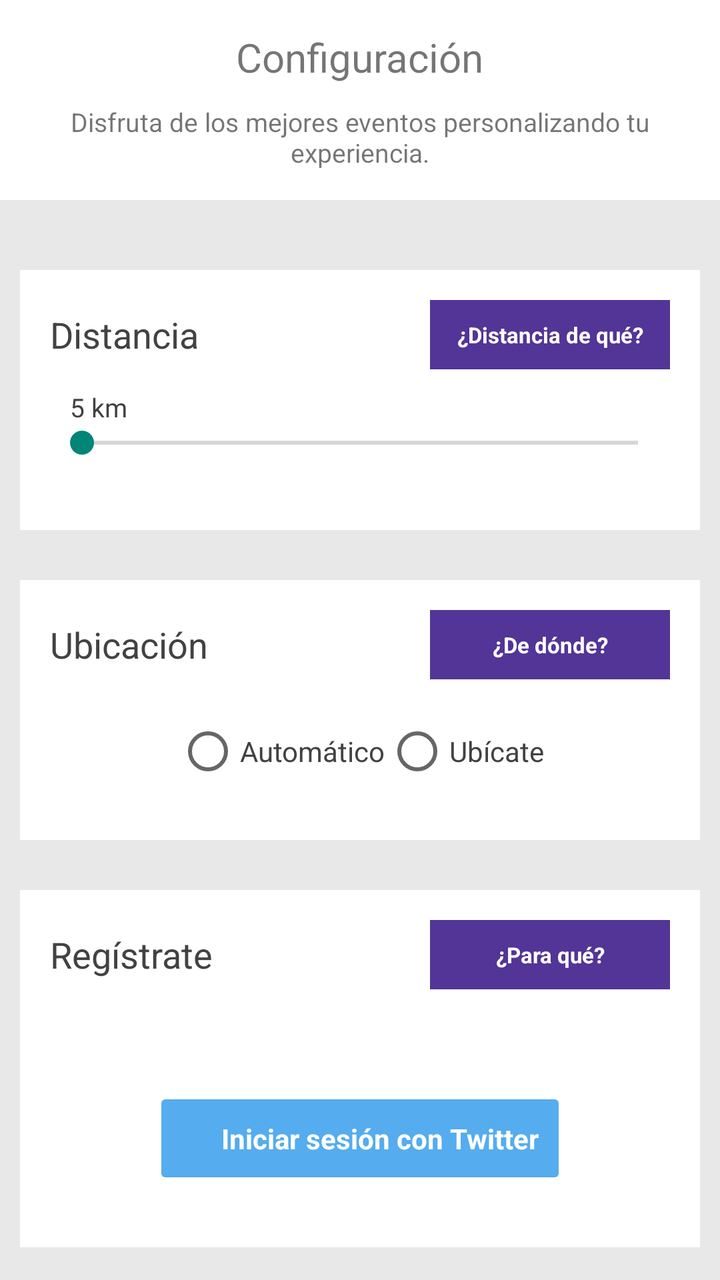
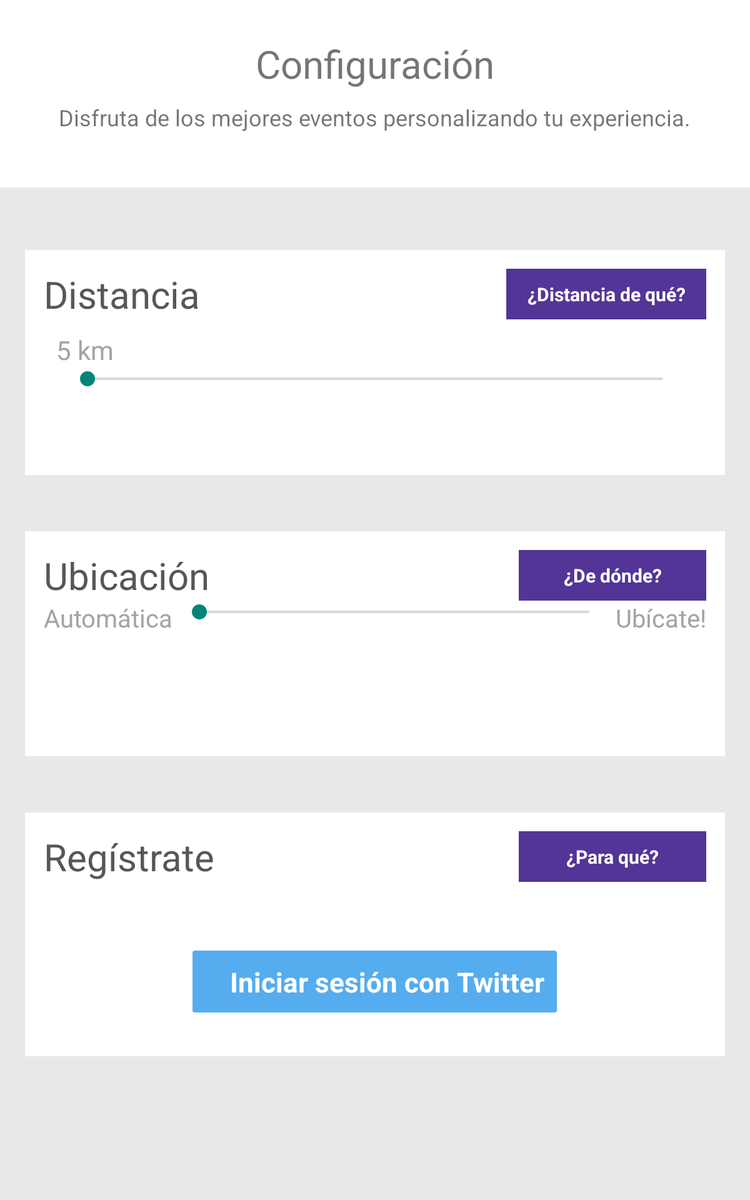

Two renders of one Android screen. The first uses the default layout on a phone; the second uses the alternative layout the repository ships for a different screen configuration, on a matching device. The two XML files are below.
<!-- AndroidManifest.xml: application theme AppTheme -->
<!-- res/layout/subfrag_settings.xml -->
<?xml version="1.0" encoding="utf-8"?>
<ScrollView xmlns:android="http://schemas.android.com/apk/res/android"
    xmlns:android1="http://schemas.android.com/apk/res/android"
    android:layout_width="match_parent"
    android:layout_height="match_parent"
    android:background="#E8E8E8" >

    <RelativeLayout
        android:layout_width="wrap_content"
        android1:layout_height="wrap_content" >

        <RelativeLayout
            android1:id="@+id/relativeHeader"
            android:layout_width="wrap_content"
            android:layout_height="match_parent"
            android:layout_marginBottom="25dp"
            android:background="#FFF" >

            <TextView
                android:id="@+id/tituloSettings"
                android:layout_width="wrap_content"
                android:layout_height="wrap_content"
                android:layout_alignParentTop="true"
                android:layout_centerHorizontal="true"
                android:layout_marginTop="15dp"
                android:text="@string/tituloSettings"
                android:textSize="20sp" />

            <TextView
                android:layout_width="wrap_content"
                android:layout_height="wrap_content"
                android:layout_below="@id/tituloSettings"
                android:layout_marginTop="10dp"
                android:gravity="center"
                android:paddingBottom="15dp"
                android:text="@string/descripcionSettings"
                android:textSize="13sp" />
        </RelativeLayout>

        <LinearLayout
            android:layout_width="match_parent"
            android:layout_height="match_parent"
            android1:layout_below="@id/relativeHeader"
            android:background="#E8E8E8"
            android:orientation="vertical"
            android:padding="10dp" >

            <WebView
                android:id="@+id/settingsWebview"
                android:layout_width="match_parent"
                android:layout_height="match_parent"
                android:visibility="gone" 
                android1:layout_marginBottom="25dp"/>

            

            <LinearLayout
                android:layout_width="match_parent"
                android:layout_height="130dp"
                android1:layout_marginBottom="25dp"
                android:background="#FFF"
                android:orientation="vertical"
                android:padding="15dp"
                android:paddingLeft="10dp"
                android:paddingRight="10dp" >

                <RelativeLayout
                    android:layout_width="match_parent"
                    android:layout_height="wrap_content" >

                    <TextView
                        android:layout_width="match_parent"
                        android:layout_height="wrap_content"
                        android:layout_alignParentLeft="true"
                        android:layout_centerVertical="true"
                        android:text="@string/distancia"
                        android:textColor="#424242"
                        android:textSize="18sp" />

                    <TextView
                        android:id="@+id/preguntaDistanciaID"
                        android:layout_width="120dp"
                        android:layout_height="wrap_content"
                        android:layout_alignParentRight="true"
                        android:layout_centerVertical="true"
                        android:background="#523596"
                        android:gravity="center"
                        android:padding="10dp"
                        android:text="@string/que_distancia"
                        android:textColor="#FFF"
                        android:textStyle="bold"
                        android1:textSize="11sp" />
                </RelativeLayout>

                <TextView
                    android:id="@+id/textoDistancia"
                    android:layout_width="match_parent"
                    android:layout_height="wrap_content"
                    android:layout_marginLeft="10dp"
                    android:layout_marginTop="10dp"
                    android:text="@string/kmDistancia"
                    android:textColor="#424242"
                    android:textSize="13sp" />

                <SeekBar
                    android:id="@+id/seekbarDistancia"
                    android:layout_width="match_parent"
                    android:layout_height="wrap_content"
                    android:max="4" />
            </LinearLayout>

            
            

            <LinearLayout
                android:layout_width="match_parent"
                android:layout_height="130dp"
                android1:layout_marginBottom="25dp"
                android:background="#FFF"
                android:orientation="vertical"
                android:padding="15dp" >

                <RelativeLayout
                    android:layout_width="match_parent"
                    android:layout_height="wrap_content" >

                    <TextView
                        android:layout_width="match_parent"
                        android:layout_height="wrap_content"
                        android:layout_alignParentLeft="true"
                        android:layout_centerVertical="true"
                        android:text="@string/titUbicacion"
                        android:textColor="#424242"
                        android:textSize="18sp" />

                    <TextView
                        android:id="@+id/pregunta_ubicacion_ID"
                        android:layout_width="120dp"
                        android:layout_height="wrap_content"
                        android:layout_alignParentRight="true"
                        android:layout_centerVertical="true"
                        android:background="#523596"
                        android:gravity="center"
                        android:padding="10dp"
                        android:text="@string/donde_ubicacion"
                        android:textColor="#FFF"
                        android:textStyle="bold"
                        android1:textSize="11sp" />
                </RelativeLayout>

                <RelativeLayout
                    android:layout_width="match_parent"
                    android:layout_height="wrap_content" >
                    
                    <RadioGroup
                        android:layout_marginTop="20dp"
                        android:id="@+id/radioGroupID"
                        android:layout_width="match_parent"
                        android:layout_height="wrap_content"
                        android:orientation="horizontal"
                        android:gravity="center" >

                        <RadioButton
                            android:id="@+id/automaticoID"
                            android:layout_width="wrap_content"
                            android:layout_height="wrap_content"
                            android:onClick="onRadioButtonClicked"
                            android:text="Automático"
                            android:textColor="#424242"/>

                        <RadioButton
                            android:layout_gravity="right"
                            android:id="@+id/ubicateID"
                            android:layout_width="wrap_content"
                            android:layout_height="wrap_content"
                            android:onClick="onRadioButtonClicked"
                            android:text="Ubícate"
                             android:textColor="#424242"/>
                    </RadioGroup>

                    
                </RelativeLayout>
            </LinearLayout>

            

            <LinearLayout
                android:layout_width="match_parent"
                android:layout_height="wrap_content"
                android:background="#FFF"
                android:orientation="vertical"
                android:padding="15dp" >

                <RelativeLayout
                    android:layout_width="match_parent"
                    android:layout_height="wrap_content"
                    android1:layout_marginBottom="20dp" >

                    <TextView
                        android:layout_width="match_parent"
                        android:layout_height="wrap_content"
                        android:layout_alignParentLeft="true"
                        android:layout_centerVertical="true"
                        android:text="@string/sesion"
                        android:textColor="#424242"
                        android:textSize="18sp" />

                    <TextView
                        android:id="@+id/pregunta_sesion_ID"
                        android:layout_width="120dp"
                        android:layout_height="wrap_content"
                        android:layout_alignParentRight="true"
                        android:layout_centerVertical="true"
                        android:background="#523596"
                        android:gravity="center"
                        android:padding="10dp"
                        android:text="@string/que_sesion"
                        android:textColor="#FFF"
                        android:textStyle="bold"
                        android1:textSize="11sp" />
                </RelativeLayout>

                <TextView
                    android:id="@+id/statusSesion"
                    android:layout_width="wrap_content"
                    android:layout_height="wrap_content"
                    android:layout_gravity="center_horizontal"/>

                <ProgressBar
                    android:id="@+id/progressBarSesion"
                    style="?android:attr/progressBarStyleSmall"
                    android:layout_width="wrap_content"
                    android:layout_height="wrap_content"
                    android:layout_marginLeft="15dp"
                    android:visibility="invisible" />

                

                <RelativeLayout
                    android:id="@+id/botonIniciarSesion"
                    android:layout_width="wrap_content"
                    android:layout_height="wrap_content"
                    android:layout_gravity="center"
                    android:layout_marginBottom="20dp"
                    android:background="@drawable/boton_azul_twitter"
                    android:padding="10dp"
                    android:visibility="visible" >

                    <RelativeLayout
                        android:layout_width="wrap_content"
                        android:layout_height="wrap_content"
                        android:layout_centerVertical="true"
                        android:layout_marginLeft="20dp" >

                        <TextView
                            android:id="@+id/textoIniciarSesion"
                            android:layout_width="wrap_content"
                            android:layout_height="wrap_content"
                            android:text="@string/textSesion"
                            android:textColor="#FFF"
                            android:textStyle="bold" />

                        <ImageView
                            android:layout_width="wrap_content"
                            android:layout_height="wrap_content"
                            android:layout_alignBottom="@id/textoIniciarSesion"
                            android:layout_alignTop="@id/textoIniciarSesion"
                            android:layout_toRightOf="@id/textoIniciarSesion"
                            android:adjustViewBounds="true"
                            android:maxHeight="48dp"
                            android:maxWidth="48dp"
                            android:src="@drawable/twitter_logo_white" />
                    </RelativeLayout>
                </RelativeLayout>

                

                <RelativeLayout
                    android:id="@+id/botonCerrarSesion"
                    android:layout_width="wrap_content"
                    android:layout_height="wrap_content"
                    android:layout_gravity="center"
                    android:layout_marginBottom="20dp"
                    android:background="@drawable/boton_azul_twitter"
                    android:padding="10dp"
                    android:visibility="gone" >

                    <RelativeLayout
                        android:layout_width="wrap_content"
                        android:layout_height="wrap_content"
                        android:layout_centerVertical="true"
                        android:layout_marginLeft="20dp" >

                        <TextView
                            android:id="@+id/textoCerrarSesion"
                            android:layout_width="wrap_content"
                            android:layout_height="wrap_content"
                            android:text="@string/textCerrarSesion"
                            android:textColor="#FFF"
                            android:textStyle="bold" />

                        <ImageView
                            android:layout_width="wrap_content"
                            android:layout_height="wrap_content"
                            android:layout_alignBottom="@id/textoCerrarSesion"
                            android:layout_alignTop="@id/textoCerrarSesion"
                            android:layout_toRightOf="@id/textoCerrarSesion"
                            android:adjustViewBounds="true"
                            android:maxHeight="48dp"
                            android:maxWidth="48dp"
                            android:src="@drawable/twitter_logo_white" />
                    </RelativeLayout>
                </RelativeLayout>
            </LinearLayout>
        </LinearLayout>
    </RelativeLayout>

</ScrollView>
<!-- resources referenced by this layout -->
<resources>
  <!-- drawable boton_azul_twitter (drawable) -->
  <?xml version="1.0" encoding="utf-8"?>
  <shape xmlns:android="http://schemas.android.com/apk/res/android"
      android:shape="rectangle">
      <solid android:color="#55ACEE"/> 
          
      <corners
  		android:bottomRightRadius="2dip"
  		android:bottomLeftRadius="2dip"
  		android:topLeftRadius="2dip"
  		android:topRightRadius="2dip"
  		/>
  </shape>
  <string name="descripcionSettings">Disfruta de los mejores eventos personalizando tu experiencia.</string>
  <string name="distancia">Distancia</string>
  <string name="donde_ubicacion">¿De dónde?</string>
  <string name="kmDistancia">5 km</string>
  <string name="que_distancia">¿Distancia de qué?</string>
  <string name="que_sesion">¿Para qué?</string>
  <string name="sesion">Regístrate</string>
  <string name="textCerrarSesion">Cerrar sesión</string>
  <string name="textSesion">Iniciar sesión con Twitter</string>
  <string name="titUbicacion">Ubicación</string>
  <string name="tituloSettings">Configuración</string>
  <style name="AppTheme" parent="AppBaseTheme">
          <item name="android:actionBarStyle">@style/MyActionBar</item>
      </style>
  <style name="AppBaseTheme" parent="Theme.AppCompat.Light">
          
      </style>
  <style name="MyActionBar" parent="@android:style/Widget.Holo.Light.ActionBar.Solid.Inverse">
          <item name="android:titleTextStyle">@style/MyActionBar.TitleTextStyle</item>
      </style>
  <style name="MyActionBar.TitleTextStyle" parent="@android:style/TextAppearance.Holo.Widget.ActionBar.Title.Inverse">
          <item name="android:textColor">@android:color/white</item>
      </style>
</resources>
<!-- res/layout-sw600dp/subfrag_settings.xml (the repository's variant of the layout above) -->
<!-- drawn on a 7-inch tablet held upright -->
<?xml version="1.0" encoding="utf-8"?>
<ScrollView xmlns:android="http://schemas.android.com/apk/res/android"
    xmlns:android1="http://schemas.android.com/apk/res/android"
    android:layout_width="match_parent"
    android:layout_height="match_parent"
    android:background="#E8E8E8" >

    <RelativeLayout
        android:layout_width="wrap_content"
        android:layout_height="wrap_content" >

        <RelativeLayout
            android:id="@+id/relativeHeader"
            android:layout_width="match_parent"
            android:layout_height="150dp"
            android:layout_alignParentRight="true"
            android:background="#FFF"
            android:layout_marginBottom="30dp">

            <TextView
                android:id="@+id/tituloSettings"
                android:layout_width="wrap_content"
                android:layout_height="wrap_content"
                android:layout_alignParentTop="true"
                android:layout_centerHorizontal="true"
                android:layout_marginTop="30dp"
                android:text="@string/tituloSettings"
                android:textSize="31sp" />

            <TextView
                android:layout_width="wrap_content"
                android:layout_height="wrap_content"
                android:layout_below="@id/tituloSettings"
                android:layout_marginTop="10dp"
                android:gravity="center"
                android:layout_centerHorizontal="true"
                android:text="@string/descripcionSettings"
                android:textSize="18sp" />
        </RelativeLayout>

        <LinearLayout
            android:layout_width="match_parent"
            android:layout_height="match_parent"
            android:layout_below="@id/relativeHeader"
            android:background="#E8E8E8"
            android:orientation="vertical"
            android:padding="20dp" >

            <WebView
                android:id="@+id/settingsWebview"
                android:layout_width="match_parent"
                android:layout_height="match_parent"
                android:visibility="gone" 
                android:layout_marginBottom="45dp"/>

            

            <LinearLayout
                android:layout_width="match_parent"
                android:layout_height="180dp"
                android:layout_marginBottom="45dp"
                android:background="#FFF"
                android:orientation="vertical"
                android:padding="15dp"
                android:paddingLeft="10dp"
                android:paddingRight="10dp" >

                <RelativeLayout
                    android:layout_width="match_parent"
                    android:layout_height="wrap_content" >

                    <TextView
                        android:layout_width="match_parent"
                        android:layout_height="wrap_content"
                        android:layout_alignParentLeft="true"
                        android:layout_centerVertical="true"
                        android:text="@string/distancia"
                        android:textColor="#575757"
                        android:textSize="30sp" />

                    <TextView
                        android:id="@+id/preguntaDistanciaID"
                        android:layout_width="160dp"
                        android:layout_height="wrap_content"
                        android:layout_alignParentRight="true"
                        android:layout_centerVertical="true"
                        android:background="#523596"
                        android:gravity="center"
                        android:padding="10dp"
                        android:text="@string/que_distancia"
                        android:textColor="#FFF"
                        android:textSize="15sp"
                        android:textStyle="bold" />

                </RelativeLayout>

                <TextView
                    android:id="@+id/textoDistancia"
                    android:layout_width="match_parent"
                    android:layout_height="wrap_content"
                    android:layout_marginLeft="10dp"
                    android:layout_marginTop="10dp"
                    android:text="@string/kmDistancia"
                    android:textColor="#A8A2A2"
                    android:textSize="21sp" />

                <SeekBar
                    android:id="@+id/seekbarDistancia"
                    android:layout_width="match_parent"
                    android:layout_height="wrap_content"
                    android:max="4"
                    android:paddingLeft="35dp"
                    android:paddingRight="35dp"/>
            </LinearLayout>

            
            

            <LinearLayout
                android:layout_width="match_parent"
                android:layout_height="180dp"
                android:layout_marginBottom="45dp"
                android:background="#FFF"
                android:orientation="vertical"
                android:padding="15dp" >

                <RelativeLayout
                    android:layout_width="match_parent"
                    android:layout_height="wrap_content" >

                    <TextView
                        android:layout_width="match_parent"
                        android:layout_height="wrap_content"
                        android:layout_alignParentLeft="true"
                        android:layout_centerVertical="true"
                        android:text="@string/titUbicacion"
                        android:textColor="#575757"
                        android:textSize="30sp" />

                    <TextView
                        android:id="@+id/pregunta_ubicacion_ID"
                        android:layout_width="150dp"
                        android:layout_height="wrap_content"
                        android:layout_alignParentRight="true"
                        android:layout_centerVertical="true"
                        android:background="#523596"
                        android:gravity="center"
                        android:padding="10dp"
                        android:text="@string/donde_ubicacion"
                        android:textColor="#FFF"
                        android:textSize="15sp"
                        android:textStyle="bold" />

                </RelativeLayout>

                <RelativeLayout
                    android:layout_width="match_parent"
                    android:layout_height="wrap_content" >

                    <TextView
                        android:id="@+id/textoUbicacionDispositivo_1"
                        android:layout_width="wrap_content"
                        android:layout_height="wrap_content"
                        android:layout_alignParentLeft="true"
                        android:layout_centerVertical="true"
                        android:layout_marginRight="5dp"
                        android:text="@string/miUbicacion"
                        android:textColor="#A8A2A2"
                        android:textSize="20sp" />

                    <TextView
                        android:id="@+id/textoUbicacionDispositivo_2"
                        android:layout_width="wrap_content"
                        android:layout_height="wrap_content"
                        android:layout_alignParentRight="true"
                        android:layout_centerVertical="true"
                        android:layout_marginLeft="5dp"
                        android:text="@string/laUbicacion"
                        android:textColor="#A8A2A2"
                        android:textSize="20sp" />

                    <SeekBar
                        android:id="@+id/seekbarUbicacion"
                        android:layout_width="wrap_content"
                        android:layout_height="wrap_content"
                        android:layout_toLeftOf="@id/textoUbicacionDispositivo_2"
                        android:layout_toRightOf="@id/textoUbicacionDispositivo_1"
                        android:max="1" />
                </RelativeLayout>
            </LinearLayout>

            

            <LinearLayout
                android:layout_width="match_parent"
                android:layout_height="wrap_content"
                android:background="#FFF"
                android:orientation="vertical"
                android:padding="15dp" >

                <RelativeLayout
                    android:layout_width="match_parent"
                    android:layout_height="wrap_content"
                    android:layout_marginBottom="20dp" >

                    <TextView
                        android:layout_width="match_parent"
                        android:layout_height="wrap_content"
                        android:layout_alignParentLeft="true"
                        android:layout_centerVertical="true"
                        android:text="@string/sesion"
                        android:textColor="#575757"
                        android:textSize="30sp" />

                    <TextView
                        android:id="@+id/pregunta_sesion_ID"
                        android:layout_width="150dp"
                        android:layout_height="wrap_content"
                        android:layout_alignParentRight="true"
                        android:layout_centerVertical="true"
                        android:background="#523596"
                        android:gravity="center"
                        android:padding="10dp"
                        android:text="@string/que_sesion"
                        android:textColor="#FFF"
                        android:textSize="15sp"
                        android:textStyle="bold" />

                </RelativeLayout>

                <TextView
                    android:id="@+id/statusSesion"
                    android:layout_width="wrap_content"
                    android:layout_height="wrap_content"
                    android:layout_gravity="center_horizontal"/>

                <ProgressBar
                    android:id="@+id/progressBarSesion"
                    style="?android:attr/progressBarStyleSmall"
                    android:layout_width="wrap_content"
                    android:layout_height="wrap_content"
                    android:layout_marginLeft="15dp"
                    android:visibility="invisible" />

                

                <RelativeLayout
                    android:id="@+id/botonIniciarSesion"
                    android:layout_width="wrap_content"
                    android:layout_height="wrap_content"
                    android:layout_gravity="center"
                    android:layout_marginBottom="20dp"
                    android:background="@drawable/boton_azul_twitter"
                    android:padding="10dp"
                    android:visibility="visible" >

                    <RelativeLayout
                        android:layout_width="wrap_content"
                        android:layout_height="wrap_content"
                        android:layout_centerVertical="true"
                        android:layout_marginLeft="20dp" >

                        <TextView
                            android:id="@+id/textoIniciarSesion"
                            android:layout_width="wrap_content"
                            android:layout_height="wrap_content"
                            android:text="@string/textSesion"
                            android:textColor="#FFF"
                            android:textStyle="bold"
                            android1:textSize="22sp" />

                        <ImageView
                            android:layout_width="wrap_content"
                            android:layout_height="wrap_content"
                            android:layout_alignBottom="@id/textoIniciarSesion"
                            android:layout_alignTop="@id/textoIniciarSesion"
                            android:layout_toRightOf="@id/textoIniciarSesion"
                            android:adjustViewBounds="true"
                            android:maxHeight="48dp"
                            android:maxWidth="48dp"
                            android:src="@drawable/twitter_logo_white" />
                    </RelativeLayout>
                </RelativeLayout>

                

                <RelativeLayout
                    android:id="@+id/botonCerrarSesion"
                    android:layout_width="wrap_content"
                    android:layout_height="wrap_content"
                    android:layout_gravity="center"
                    android:layout_marginBottom="20dp"
                    android:background="@drawable/boton_azul_twitter"
                    android:padding="10dp"
                    android:visibility="gone" >

                    <RelativeLayout
                        android:layout_width="wrap_content"
                        android:layout_height="wrap_content"
                        android:layout_centerVertical="true"
                        android:layout_marginLeft="20dp" >

                        <TextView
                            android:id="@+id/textoCerrarSesion"
                            android:layout_width="wrap_content"
                            android:layout_height="wrap_content"
                            android:text="@string/textCerrarSesion"
                            android:textColor="#FFF"
                            android:textStyle="bold" />

                        <ImageView
                            android:layout_width="wrap_content"
                            android:layout_height="wrap_content"
                            android:layout_alignBottom="@id/textoCerrarSesion"
                            android:layout_alignTop="@id/textoCerrarSesion"
                            android:layout_toRightOf="@id/textoCerrarSesion"
                            android:adjustViewBounds="true"
                            android:maxHeight="48dp"
                            android:maxWidth="48dp"
                            android:src="@drawable/twitter_logo_white" />
                    </RelativeLayout>
                </RelativeLayout>
            </LinearLayout>
        </LinearLayout>
    </RelativeLayout>

</ScrollView>
<!-- resources referenced by the variant -->
<!-- as a 7-inch tablet held upright resolves them -->
<resources>
  <!-- drawable boton_azul_twitter (drawable) -->
  <?xml version="1.0" encoding="utf-8"?>
  <shape xmlns:android="http://schemas.android.com/apk/res/android"
      android:shape="rectangle">
      <solid android:color="#55ACEE"/> 
          
      <corners
  		android:bottomRightRadius="2dip"
  		android:bottomLeftRadius="2dip"
  		android:topLeftRadius="2dip"
  		android:topRightRadius="2dip"
  		/>
  </shape>
  <string name="descripcionSettings">Disfruta de los mejores eventos personalizando tu experiencia.</string>
  <string name="distancia">Distancia</string>
  <string name="donde_ubicacion">¿De dónde?</string>
  <string name="kmDistancia">5 km</string>
  <string name="laUbicacion">Ubícate!</string>
  <string name="miUbicacion">Automática</string>
  <string name="que_distancia">¿Distancia de qué?</string>
  <string name="que_sesion">¿Para qué?</string>
  <string name="sesion">Regístrate</string>
  <string name="textCerrarSesion">Cerrar sesión</string>
  <string name="textSesion">Iniciar sesión con Twitter</string>
  <string name="titUbicacion">Ubicación</string>
  <string name="tituloSettings">Configuración</string>
  <style name="AppTheme" parent="AppBaseTheme">
          <item name="android:actionBarStyle">@style/MyActionBar</item>
      </style>
  <style name="AppBaseTheme" parent="Theme.AppCompat.Light">
          
      </style>
  <style name="MyActionBar" parent="@android:style/Widget.Holo.Light.ActionBar.Solid.Inverse">
          <item name="android:titleTextStyle">@style/MyActionBar.TitleTextStyle</item>
      </style>
  <style name="MyActionBar.TitleTextStyle" parent="@android:style/TextAppearance.Holo.Widget.ActionBar.Title.Inverse">
          <item name="android:textColor">@android:color/white</item>
      </style>
</resources>
